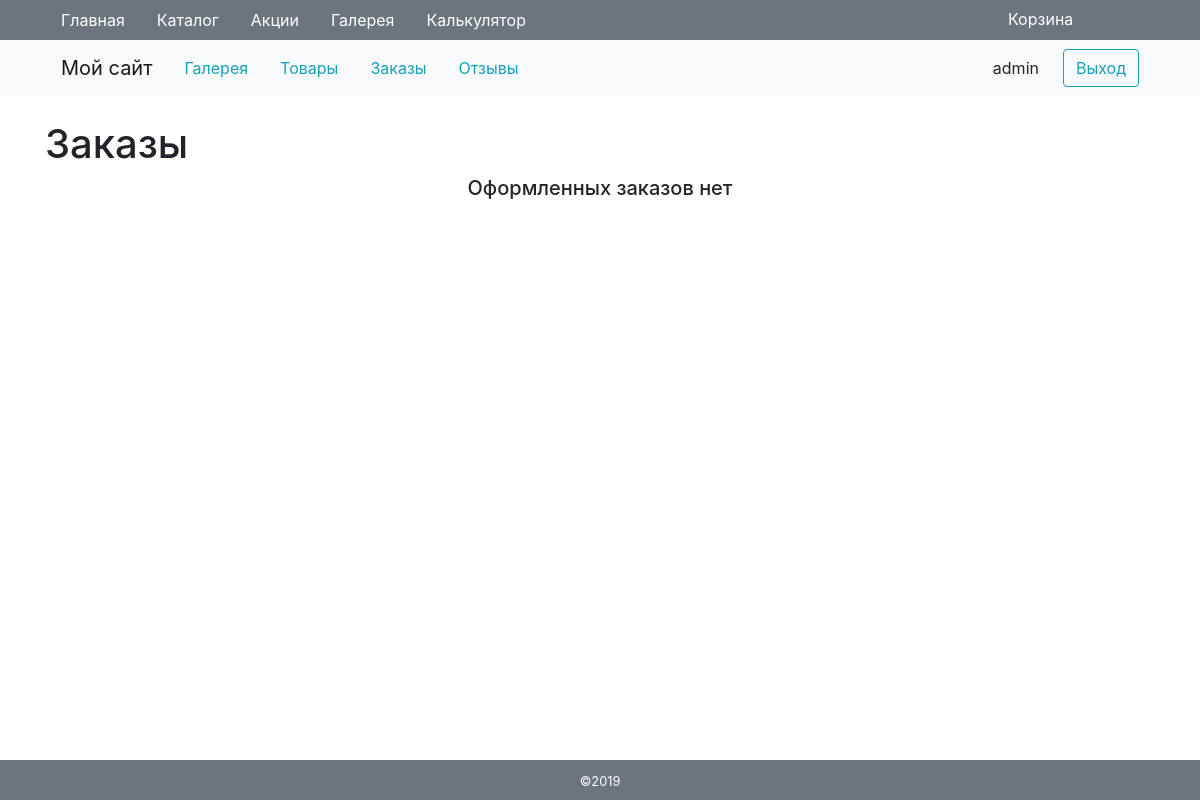
The page /orders/ (signed in) on the database as committed earlier.
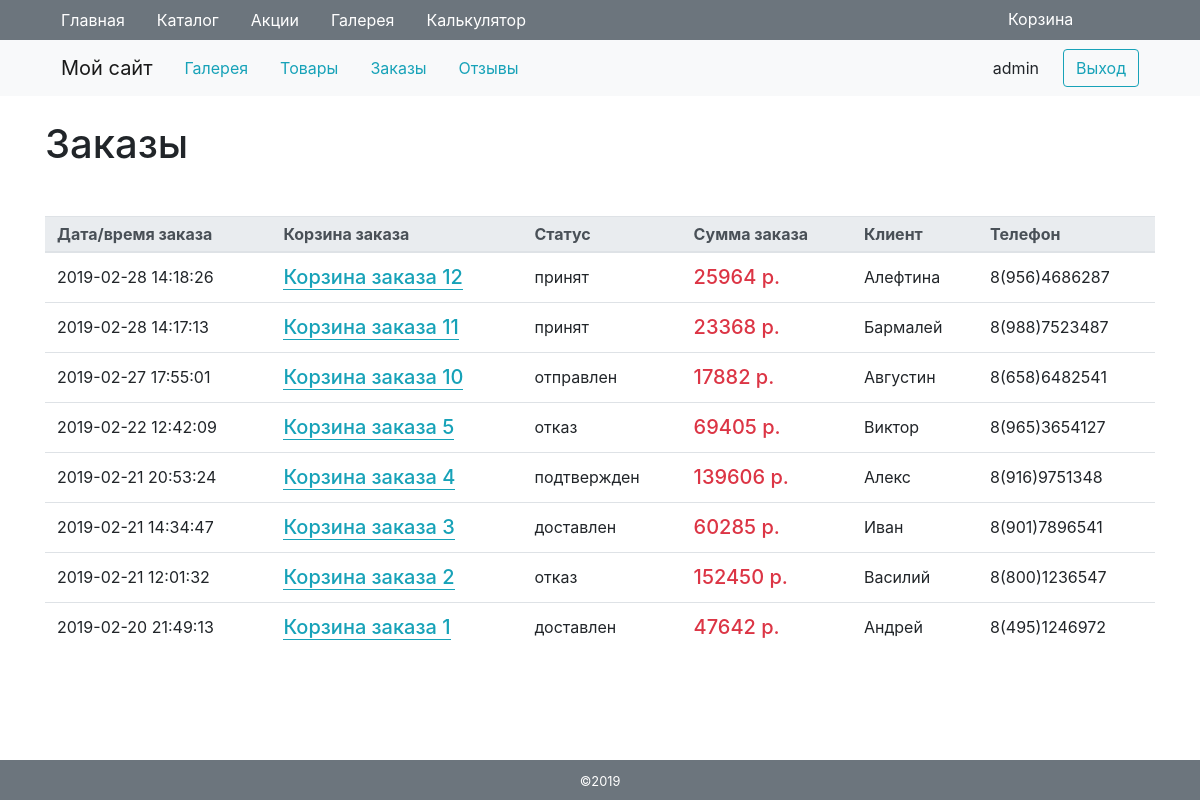
The same page on the database as committed later.
### tables this page shows
CREATE TABLE `order` (
  `id` int(11) NOT NULL,
  `session` varchar(45) NOT NULL,
  `user_name` varchar(128) NOT NULL,
  `phone` varchar(32) NOT NULL,
  `date` datetime NOT NULL,
  `status` int(11) NOT NULL DEFAULT '1'
);

CREATE TABLE `order_status` (
  `id` int(11) NOT NULL,
  `status` varchar(128) NOT NULL
);

### engine/db.php (called while the page is built, shortened)
<?php
function getDb() {
    static $db = null;
    if (is_null($db)) {
        $db = @mysqli_connect(HOST, USER, PASS, DB) or die('Error: ' . mysqli_connect_error());
    }
    return $db;
}
function getAssocResult($sql) {
    $db = getDb();
    $result = @mysqli_query($db, $sql) or die(mysqli_error($db));
    $array_result = [];
    while ($row = mysqli_fetch_assoc($result))
        $array_result[] = $row;
    return $array_result;
}

### engine/moduleOrders.php (called while the page is built, shortened)
<?php
function getAllOrders() {
    $sql = "SELECT `order`.id, date, order_status.status as status, user_name, phone FROM `order`
            INNER JOIN order_status ON `order`.status = order_status.id
            ORDER BY id DESC";
    return getAssocResult($sql);
}
function getAmountEachOrder() {
    $sql = "SELECT `order`.id as order_id, sum(quantity * (price-price/100*order_goods.discount)) as total_price FROM `order`
            INNER JOIN order_goods ON `order`.session = order_goods.session
            INNER JOIN goods ON order_goods.good_id = goods.id
            GROUP BY `order`.id;";
    return getAssocResult($sql);
}

### templates/orders.php (the view)
<h1>Заказы</h1>
<? if(!empty($orders)): ?>
<table class="table table-hover my-5">
    <thead class="thead-light table-sm">
        <tr>
            <th>Дата/время заказа</th>
            <th>Корзина заказа</th>
            <th>Статус</th>
            <th>Сумма заказа</th>
            <th>Клиент</th>
            <th>Телефон</th>
        </tr>
    </thead>
    <tbody>
        <? foreach($orders as $order): ?>
        <tr>
            <td><?=$order['date'];?></td>
            <td>
                <a href="/order/<?=$order['id'];?>" class="h5 text-info border-bottom border-info" title="Подробно">Корзина заказа <?=$order['id'];?></a>
            </td>
            <td><?=$order['status'];?></td>
            <td>
                <span class="h5 text-danger">
                <? foreach($amount as $summ): ?>
                    <?=$summ['order_id']==$order['id']?round($summ['total_price']):'';?>
                <? endforeach; ?>
                р.
                </span>
            </td>
            <td><?=$order['user_name'];?></td>
            <td><?=$order['phone'];?></td>
        </tr>
        <? endforeach; ?>
    </tbody>
</table>
<? else: ?>
<p class="text-center h5">Оформленных заказов нет</p>
<? endif; ?>

### templates/menu.php (shortened to what this page needs)
<ul class="nav">
    <? foreach ($menu as $item): ?>
    <li class="<?=(isset($item['items']))?'nav-item dropdown':'nav-item';?>">
        <a href="<?=$item['href'];?>" class="<?=$params['current']==trim($item['href'], '/')?'text-warning':''?> nav-link text-white">
            <?=$item['name'];?>
        </a>
    </li>
    <? endforeach; ?>
</ul>

Rows that differ between the two databases and show on the page:
added order: date "2019-02-28 14:18:26", id "12", status.status "принят", total_price "25964", user_name "Алефтина", phone "8(956)4686287"
added order: date "2019-02-28 14:17:13", id "11", status.status "принят", total_price "23368", user_name "Бармалей", phone "8(988)7523487"
added order: date "2019-02-27 17:55:01", id "10", status.status "отправлен", total_price "17882", user_name "Августин", phone "8(658)6482541"
now on this page (row edited): order: date "2019-02-22 12:42:09", id "5", status.status "отказ", total_price "69405", user_name "Виктор", phone "8(965)3654127"
now on this page (row edited): order: date "2019-02-21 20:53:24", id "4", status.status "подтвержден", total_price "139606", user_name "Алекс", phone "8(916)9751348"
now on this page (row edited): order: date "2019-02-21 14:34:47", id "3", status.status "доставлен", total_price "60285", user_name "Иван", phone "8(901)7896541"
now on this page (row edited): order: date "2019-02-21 12:01:32", id "2", status.status "отказ", total_price "152450", user_name "Василий", phone "8(800)1236547"
now on this page (row edited): order: date "2019-02-20 21:49:13", id "1", status.status "доставлен", total_price "47642", user_name "Андрей", phone "8(495)1246972"
Other text that changed with them:
text no longer shown: "Оформленных заказов нет"
text now shown: "Дата/время заказа Корзина заказа Статус Сумма заказа Клиент Телефон"
